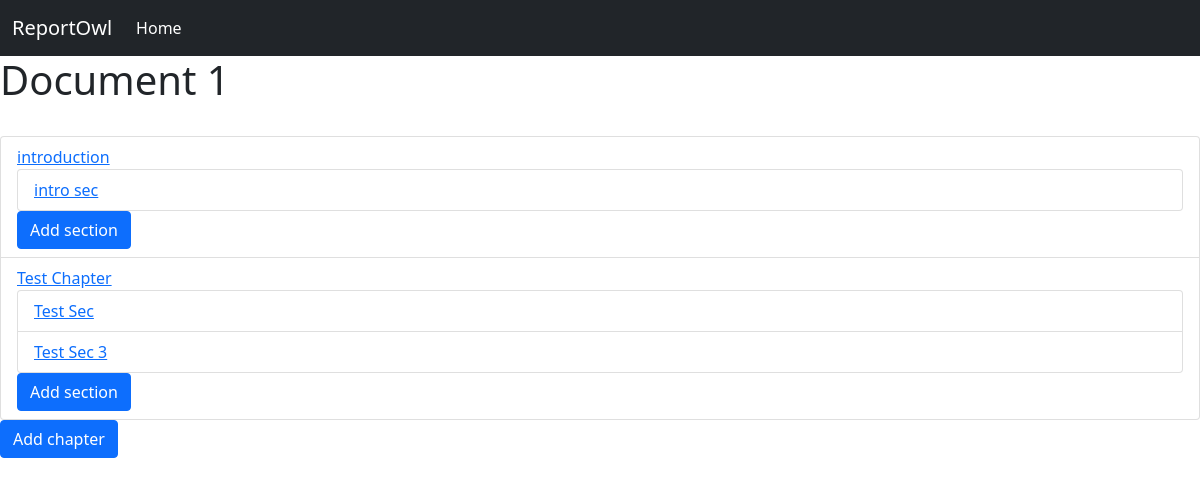
Page /app/vE997gQBMbRjnxkEBy2ZCExg/ (signed in) on the earlier database version.
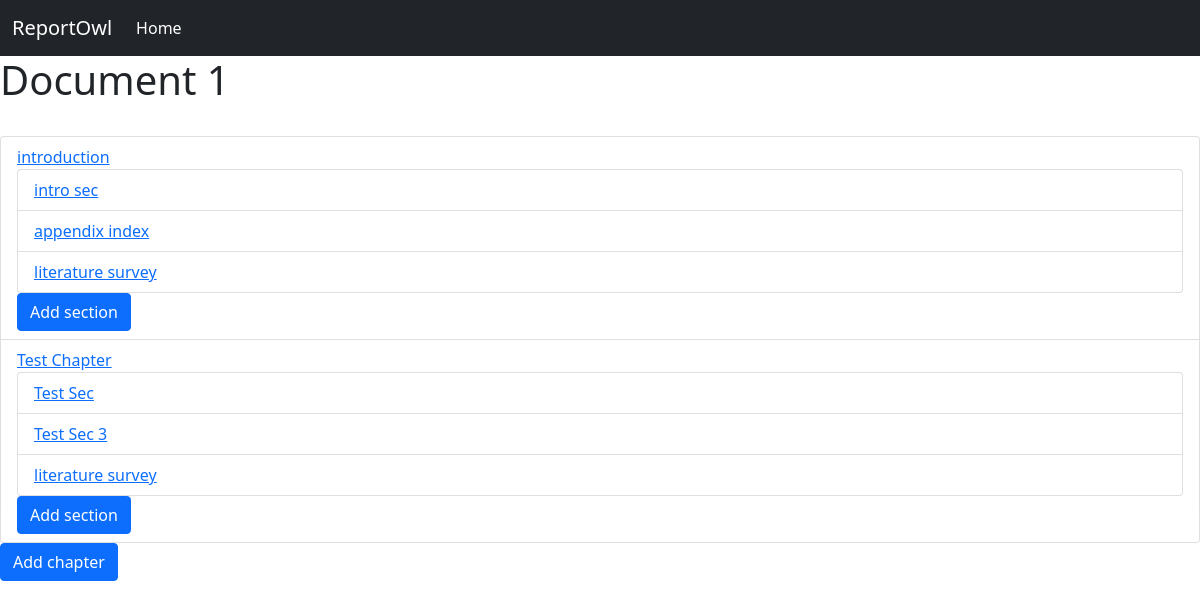
Same page on the later database version.
### editor/models.py (models this page shows, shortened)
class Chapter(models.Model):
    document = models.ForeignKey(Document, on_delete=CASCADE)
    title = models.CharField(max_length=100)
    description = models.TextField(default='')
    slug = models.SlugField(max_length=110)

class Section(models.Model):
    chapter = models.ForeignKey(Chapter, on_delete=CASCADE)
    title = models.CharField(max_length=100)
    content = models.TextField()
    slug = models.SlugField(max_length=110)

### editor/views.py (the view)
# urls.py: path('<str:file_id>/', views.editor_view, name='editor_view'),
@login_required
def editor_view(request, file_id):
    doc = Document.objects.get(document_id=file_id)
    if Chapter.objects.filter(document=doc).exists():
        chapters = Chapter.objects.filter(document=doc)
        sections = {}
        for chapter in chapters:
            sec = Section.objects.filter(chapter=chapter)
            sections[chapter] = sec
        context = {'document': doc, 'chapters': chapters, 'sections': sections}
    else:
        context = {'document': doc}
    return render(request, 'editor_view.html', context)

### editor/templates/editor_view.html (shortened to what this page needs)
<!doctype html>
<html lang="en">
<head>
    <link href="https://cdn.jsdelivr.net/npm/bootstrap@5.1.3/dist/css/bootstrap.min.css" rel="stylesheet"
>
    {% load static %}
    <link rel="stylesheet" href="{% static 'css/main_view.css' %}">
</head>
<body>
    <header>
        <nav class="navbar navbar-expand-lg navbar-dark bg-dark">
            <div class="container-fluid">
                <a class="navbar-brand" href="/app">ReportOwl</a>
                <div class="collapse navbar-collapse" id="navbarSupportedContent">
                    <ul class="navbar-nav me-auto mb-2 mb-lg-0">
                        <li class="nav-item">
                            <a class="nav-link active" aria-current="page" href="/app">Home</a>
                        </li>
                    </ul>
                </div>
            </div>
        </nav>
    </header>
    <main>
        <h1>{{document.title}}</h1><br>
        {% if chapters %}
        <ul class="list-group">
            {% for chapter, value in sections.items %}
            <li class="list-group-item" aria-current="true">
                <a href="{% url 'chapter_view' document.document_id chapter.slug %}" target="_blank">{{ chapter.title }}</a>
                <ul class="list-group">
                    {% for section in value %}
                    <li class="list-group-item"><a href="{% url 'section_view' document.document_id chapter.slug section.slug %}"
                            target="_blank">{{ section.title }}</a></li>
                    {% endfor %}
                </ul>
                <a class="btn btn-primary open_new" href="{% url 'new_section_view' document.document_id chapter.slug %}" target="_blank">Add section</a>
            </li>
            {% endfor %}
            {% endif %}
        </ul>
        <a class="btn btn-primary" href="{% url 'new_chapter_view' document.document_id %}" target="_blank">Add chapter</a>
    </main>
</body>
</html>

Differences in the rows shown:
added Section: title "appendix index", shown under Chapter "introduction"
added Section: title "literature survey", shown under Chapter "introduction"
added Section: title "literature survey", shown under Chapter "Test Chapter"
